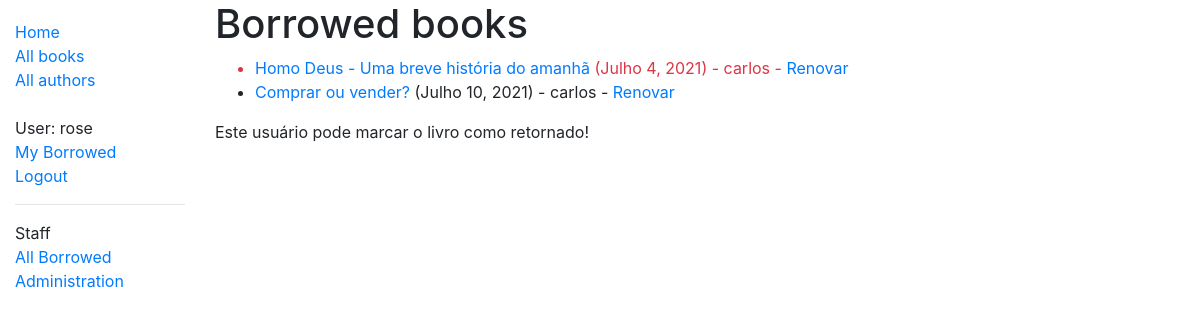
The page /catalog/borrowed/ (signed in) on the database as committed earlier.
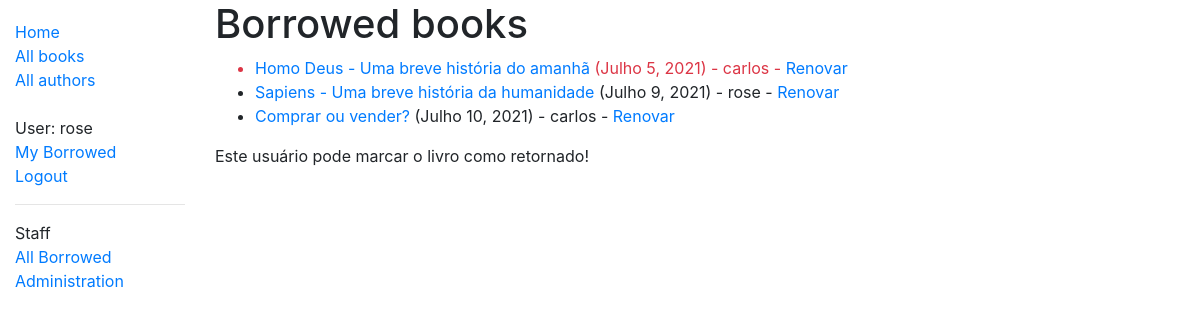
The same page on the database as committed later.
### catalog/models.py (models this page shows, shortened)
class BookInstance(models.Model):
    id = models.UUIDField(primary_key=True, default=uuid.uuid4, help_text='Id única para este livro em toda a '
                                                                          'biblioteca')
    book = models.ForeignKey('Book', on_delete=models.RESTRICT, null=True)
    imprint = models.CharField(max_length=200)
    due_back = models.DateField(null=True, blank=True)
    borrower = models.ForeignKey(User, on_delete=models.SET_NULL, null=True, blank=True)
    @property
    def is_overdue(self):
        if self.due_back and date.today() > self.due_back:
            return True
        return False
    LOAN_STATUS = (
        ('m', 'Manutenção'),
        ('o', 'Emprestado'),
        ('a', 'Disponível'),
        ('r', 'Reservado'),
    )
    status = models.CharField(
        max_length=1,
        choices=LOAN_STATUS,
        blank=True,
        default='m',
        help_text='Disponibilidade de Livro',
    )
    class Meta:
        ordering = ['due_back']
        permissions = (("can_mark_returned", "marcar como devolvido"),)

class Book(models.Model):
    title = models.CharField(max_length=200)
    author = models.ForeignKey('Author', on_delete=models.SET_NULL, null=True)
    summary = models.TextField(max_length=1000, help_text='Digite uma breve descrição do livro')
    isbn = models.CharField('ISBN', max_length=13, help_text='13 Caracteres <a href="https://www.isbn-international'
                                                             '.org/content/what-isbn">Número ISBN</a>')
    genre = models.ManyToManyField(Genre, help_text='Selecione um genero para este livro')
    language = models.ForeignKey('Language', on_delete=models.SET_NULL, null=True)
    class Meta:
        ordering = ['title', 'author']
    def display_genre(self):
        """Cria uma string para o gênero. Requerido para aparecer em Admin"""
        return ', '.join([genre.name for genre in self.genre.all()[:3]])
    display_genre.short_description = 'Genre'

### catalog/views.py (the view)
# urls.py: path('borrowed/', permission_required('catalog.can_mark_returned')(views.LoanedBooksListView.as_view()), name='all-borrowed'),
class LoanedBooksListView(LoginRequiredMixin, generic.ListView):
    permission_required = 'catalog.can_mark_returned'  # É mais eficaz travar diretamente na urls.py
    model = BookInstance
    template_name = 'catalog/bookinstance_list_all_borrowed.html'
    paginate_by = 10
    def get_queryset(self):
        return BookInstance.objects.filter(status__exact='o').order_by('due_back')

### catalog/templates/catalog/bookinstance_list_all_borrowed.html
{% extends "base_generic.html" %}
{% block content %}
    <h1>Borrowed books</h1>
    {% if bookinstance_list %}
    <ul>
      {% for bookinst in bookinstance_list %}
      <li class="{% if bookinst.is_overdue %}text-danger{% endif %}">
        <a href="{% url 'book-detail' bookinst.book.pk %}">{{bookinst.book.title}}</a>
          ({{ bookinst.due_back }}) - {{ bookinst.borrower }}
        {% if perms.catalog.can_mark_returned %}-
          <a href="{% url 'renew-book-librarian' bookinst.id %}">Renovar</a>
        {% endif %}
      </li>
      {% endfor %}
    </ul>
    {% else %}
      <p>There are no books borrowed.</p>
    {% endif %}
    {% if perms.catalog.can_mark_returned %}
        <p>Este usuário pode marcar o livro como retornado!</p>
    {% endif %}
{% endblock %}

Rows that differ between the two databases and show on the page:
changed BookInstance "Homo Deus - Uma breve história do amanhã": due_back "Julho 4, 2021" → "Julho 5, 2021"
now on this page (row edited): BookInstance: book "Sapiens - Uma breve história da humanidade", due_back "Julho 9, 2021", borrower "rose"
